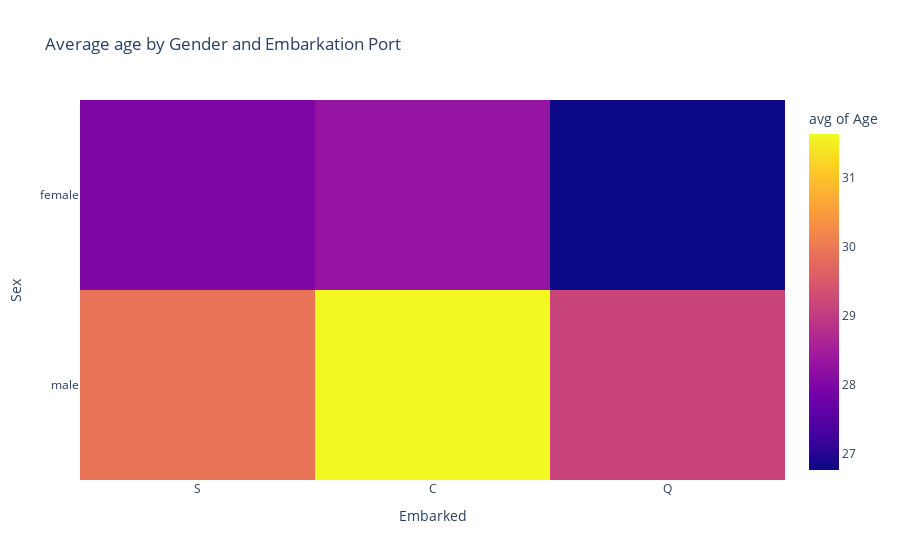

This figure's notebook cell:
### Markdown cell above
Get the heatmap of the average age based on the embarkation ports (C = Cherbourg, Q = Queenstown and S = Southampton)

### Code cell
# Get Average age by Gender and Embarkation Port
fig = px.density_heatmap(titanic_df, x='Embarked', y='Sex', z='Age', histfunc='avg',
                         title='Average age by Gender and Embarkation Port')
fig.show()

### Figure 1 — Plotly figure (JSON) as saved in the notebook; plotly's stock layout.template omitted (floating-point values rounded to 4 significant figures; data arrays with more than 128 entries replaced by an {"elided": "..."} marker saying what was removed)
{"data": [{"coloraxis": "coloraxis", "histfunc": "avg", "hovertemplate": "Embarked=%{x}<br>Sex=%{y}<br>avg of Age=%{z}<extra></extra>", "name": "", "type": "histogram2d", "x": {"elided": "891 str values"}, "xaxis": "x", "xbingroup": "x", "y": {"elided": "891 str values"}, "yaxis": "y", "ybingroup": "y", "z": {"elided": "891 float values"}}], "layout": {"autosize": true, "coloraxis": {"colorbar": {"title": {"text": "avg of Age"}}, "colorscale": [[0, "#0d0887"], [0.1111, "#46039f"], [0.2222, "#7201a8"], [0.3333, "#9c179e"], [0.4444, "#bd3786"], [0.5556, "#d8576b"], [0.6667, "#ed7953"], [0.7778, "#fb9f3a"], [0.8889, "#fdca26"], [1, "#f0f921"]]}, "legend": {"tracegroupgap": 0}, "title": {"text": "Average age by Gender and Embarkation Port"}, "xaxis": {"anchor": "y", "autorange": true, "domain": [0, 1], "range": [-0.5, 2.5], "title": {"text": "Embarked"}, "type": "category"}, "yaxis": {"anchor": "x", "autorange": true, "domain": [0, 1], "range": [-0.5, 1.5], "title": {"text": "Sex"}, "type": "category"}}}
